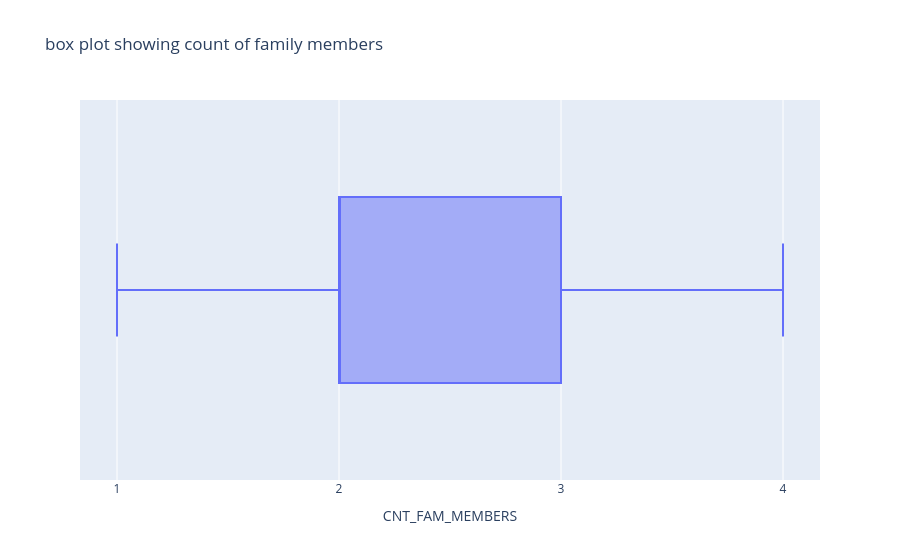

Write notebook code for a chart like this one.
### Code cell
df4=df_cc[df_cc['CNT_FAM_MEMBERS']<5]
fig=px.box(data_frame=df4,x="CNT_FAM_MEMBERS",title="box plot showing count of family members")
fig.update_layout(xaxis=dict(
        tickmode='array',
        tickvals=[1, 2, 3, 4]))
fig.show();

### Figure 1 — Plotly figure (JSON) as saved in the notebook; plotly's stock layout.template omitted (floating-point values rounded to 4 significant figures; data arrays with more than 128 entries replaced by an {"elided": "..."} marker saying what was removed)
{"data": [{"alignmentgroup": "True", "hovertemplate": "CNT_FAM_MEMBERS=%{x}<extra></extra>", "legendgroup": "", "marker": {"color": "#636efa"}, "name": "", "notched": false, "offsetgroup": "", "orientation": "h", "showlegend": false, "type": "box", "x": {"elided": "35977 int values"}, "x0": " ", "xaxis": "x", "y0": " ", "yaxis": "y"}], "layout": {"autosize": true, "boxmode": "group", "legend": {"tracegroupgap": 0}, "title": {"text": "box plot showing count of family members"}, "xaxis": {"anchor": "y", "autorange": true, "domain": [0, 1], "range": [0.8333, 4.167], "tickmode": "array", "tickvals": [1, 2, 3, 4], "title": {"text": "CNT_FAM_MEMBERS"}, "type": "linear"}, "yaxis": {"anchor": "x", "autorange": true, "domain": [0, 1], "range": [-0.5, 0.5], "type": "category"}}}
